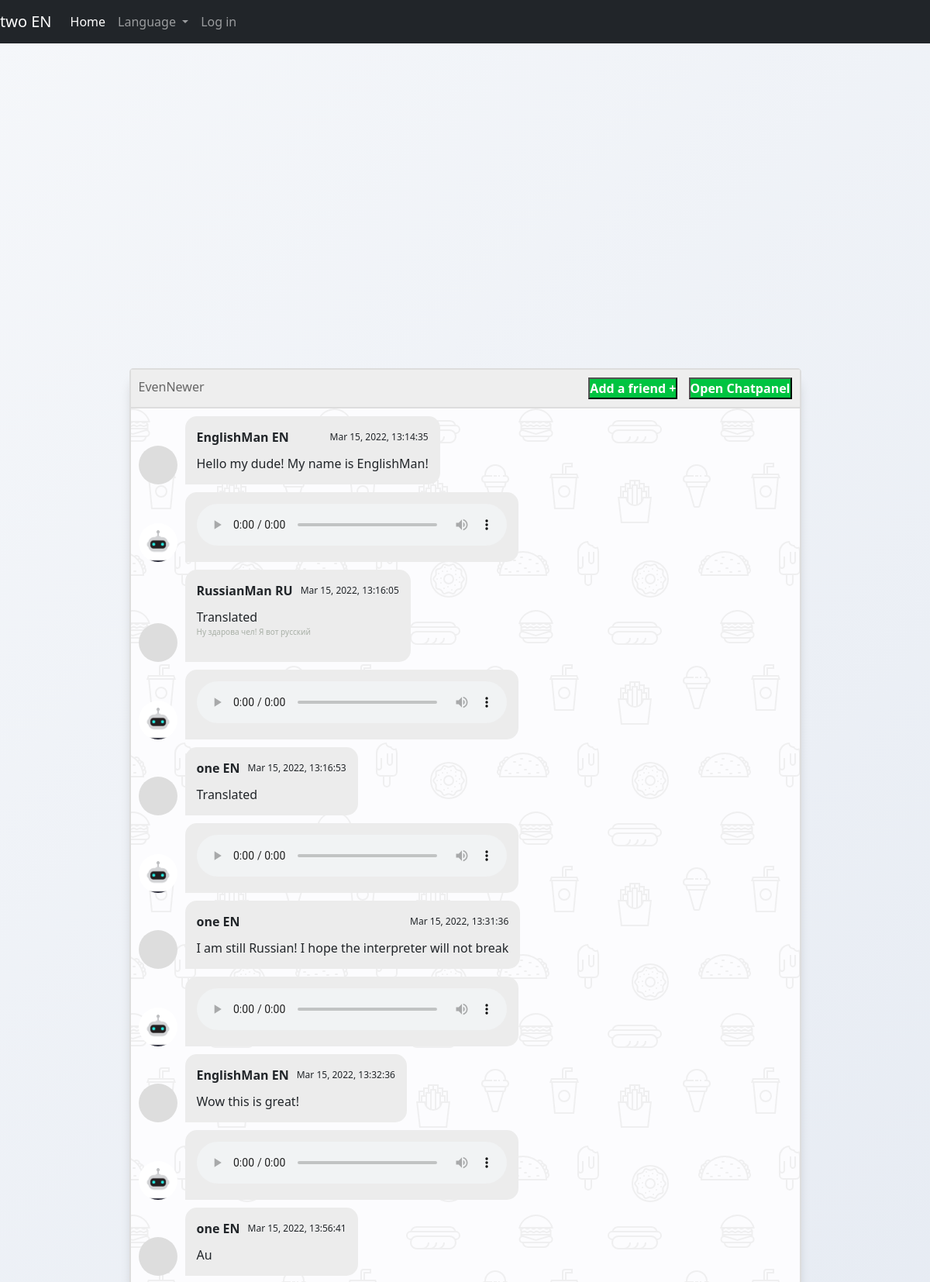
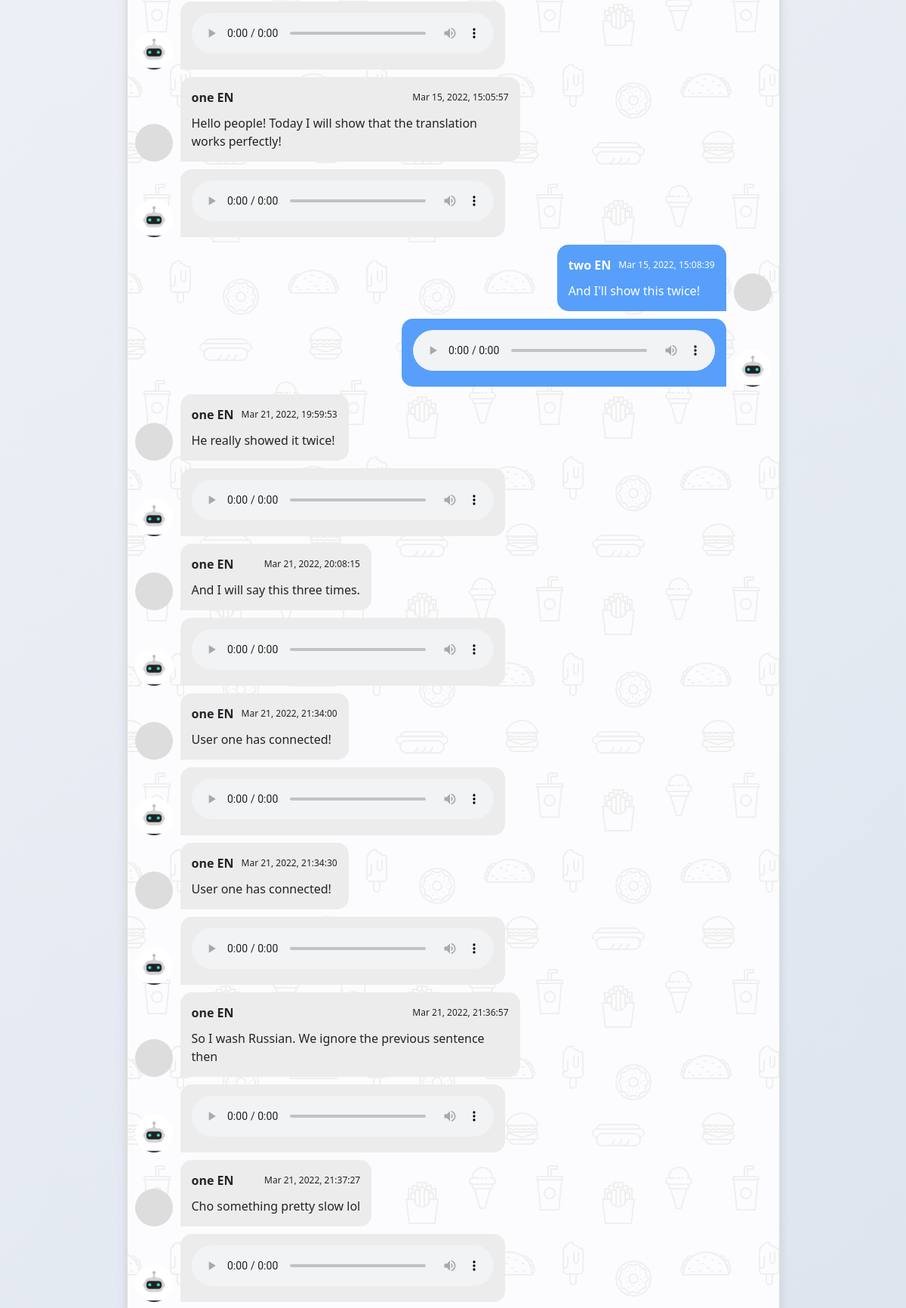
The app's page /chat/1 (signed in, upper part) with its own data (2 pictures, top to bottom).
### app.py (models this page shows, shortened)
class Chat(db.Model):
    __tablename__ = 'chat'
    id = db.Column(db.Integer, primary_key=True)
    chatname = db.Column(db.String(30), nullable=False)

class User(db.Model, UserMixin):
    __tablename__ = 'user'
    id = db.Column(db.Integer, primary_key=True)
    email = db.Column(db.String(30), nullable=False, unique=True)
    username = db.Column(db.String(30), nullable=False)
    password = db.Column(db.String(80), nullable=False)
    lang = db.Column(db.Integer, nullable=False)

class Messages(db.Model):
    id = db.Column(db.Integer, primary_key=True)
    id_sender = db.Column(db.Integer, ForeignKey('user.id'))
    id_chat = db.Column(db.Integer, ForeignKey('chat.id'))
    message_en = db.Column(db.Text, nullable=False)
    message_ru = db.Column(db.Text, nullable=False)
    date = db.Column(db.DateTime, default=datetime.utcnow())

### app.py (the view, shortened to what this page needs)
@login_required
@app.route('/chat/<id>', methods=['GET'])
def chat(id):
    print(id)
    if current_user.is_authenticated:
        if ChatToUser.query.filter_by(id_user=current_user.id, id_chat=int(id)).first():
            print('Ok')
        else:
            print('Denied')
            return redirect(url_for('index'))
        chatName = 'SimpleChat'
        chats = ChatToUser.query.filter_by(id_user=current_user.id).all()
        for i in range(len(chats)):
            chats[i] = Chat.query.filter_by(id=chats[i].id_chat).first()
            if (int(id) == int(chats[i].id)):
                chatName = chats[i].chatname
        msgs = Messages.query.filter_by(id_chat=int(id)).all()
        for i in range(len(msgs)):
            msgs[i] = [msgs[i].id_sender, User.query.filter_by(id=msgs[i].id_sender).first().username,
                       {'EN': msgs[i].message_en, 'RU': msgs[i].message_ru}, msgs[i].date.strftime("%b %d, %Y, %X"),
                       'RU' if User.query.filter_by(id=msgs[i].id_sender).first().lang == 1 else 'EN']
            if current_user.lang == 1:
                temp = msgs[i][2]['RU'].replace('?', '&quest')
                temp = temp.replace(' ', '%20')
                msgs[i].append(f'{path}synthesize/{temp}?src_lang=ru')
            else:
                temp = msgs[i][2]['EN'].replace('?', '&quest')
                temp = temp.replace(' ', '%20')
                msgs[i].append(f'{path}synthesize/{temp}?src_lang=en')
        return render_template("chatPage.html", name=current_user.username + ' ' + ('EN' if current_user.lang == 0 else 'RU'),
                               chats=chats, chatId=id, chatName = chatName,msgs=msgs, my_link="{path}dummy_audio")
    else:
        return redirect(url_for("index"))

### app.py (called while the page is built)
@login_manager.user_loader
def load_user(user_id):
    return User.query.get(int(user_id))

### templates/chatPage.html (shortened to what this page needs)
<!doctype html>
<html lang="ru">
<head>
  <link rel="stylesheet" href="{{ url_for('static', filename='css/friendlist.css') }}">
  <link rel="stylesheet" href="{{ url_for('static', filename='css/main.css') }}">
  <link rel="stylesheet" href="https://cdn.jsdelivr.net/npm/bootstrap@5.1.3/dist/css/bootstrap.min.css">
</head>
<body>
<nav class="navbar navbar-expand-lg navbar-dark fixed-top bg-dark">
    <a class="navbar-brand" id="name_of_person">  {{ name }}</a>
    <div class="collapse navbar-collapse" id="navbarSupportedContent">
      <ul class="navbar-nav mr-auto">
        <li class="nav-item active">
          <a class="nav-link active" aria-current="page" href="/home">Home</a>
        </li>
        <li class="nav-item dropdown">
        <a class="nav-link dropdown-toggle" href="#" id="navbarDropdown" role="button" data-toggle="dropdown" aria-haspopup="true" aria-expanded="false">
          Language
        </a>
        </li>
        <li class="nav-item">
          <a class="nav-link" href="/login">Log in</a>
        </li>
      </ul>
    </div>
</nav>
<section class="msger">
  <header class="msger-header">
    <div class="msger-header-title">
       {{chatName}}
    </div>
    <div class="msger-header-options">
      <button type="submit" onclick="window.location='/addToChat/{{chatId}}'" class="msger-send-btn"
              style="font-size: min(2vw, 16px)">Add a friend
        +</button>
      <button type="submit" id="button1" onclick="openNav()" class="msger-send-btn"
              style="font-size: min(2vw, 16px)">Open Chatpanel</button>
    </div>
  </header>
  <main class="msger-chat">
    {% for ms in msgs %}
      {% if ms[0]==current_user.id%}
        <div class="msg right-msg">
          <div
           class="msg-img"
           style="background-image: url(https://cdn.pixabay.com/photo/2015/10/05/22/37/blank-profile-picture-973460_1280.png)"
          ></div>
          <div class="msg-bubble">
            <div class="msg-info">
              <div class="msg-info-name">{{ms[1] + " " + ms[4]}}</div>
              <div class="msg-info-time">{{ms[3]}}</div>
            </div>
            <div class="msg-text">
              {{ms[2][ms[4]]}}
            </div>
          </div>
        </div>
        <div class="msg right-msg">
          <div
           class="msg-img"
           style=""
          ></div>
          <div class="msg-bubble">
            <div class="msg-text">
              <audio src={{ms[5]}} controls style="width: min(60vw,400px);">Audio tag not supported</audio>
            </div>
          </div>
        </div>
      {% else %}
        <div class="msg left-msg">
          <div
           class="msg-img"
           style="background-image: url(https://cdn.pixabay.com/photo/2015/10/05/22/37/blank-profile-picture-973460_1280.png)"
          ></div>
          <div class="msg-bubble">
            <div class="msg-info">
              <div class="msg-info-name">{{ms[1] + " " + ms[4]}}</div>
              <div class="msg-info-time">{{ms[3]}}</div>
            </div>
            <div class="msg-text">
              {% if (ms[4]=='RU' and current_user.lang==1) or (ms[4]=='EN' and current_user.lang==0) %}
              {{ms[2][ms[4]]}}
              {% else %}
              {{ms[2]['RU' if current_user.lang==1 else 'EN']}}
<p  style="font-size: 10px;color: #A8AFA6">{{ms[2]['RU' if current_user.lang==0 else 'EN']}} </p>
              {% endif %}
            </div>
          </div>
        </div>
        <div class="msg left-msg">
          <div
           class="msg-img"
           style=""
          ></div>
          <div class="msg-bubble">
            <div class="msg-text">
              <audio src={{ms[5]}} controls style="width: min(60vw,400px);">Audio tag not supported</audio>
            </div>
          </div>
        </div>
      {% endif %}
    {% endfor %}
  </main>
</section>
</body>
</html>

### static/css/friendlist.css (style rules this page uses)
html, body { font-family: sans-serif; width: 100%; height: 100%; }

### static/css/main.css (style rules this page uses)
:root { --body-bg: linear-gradient(135deg, #f5f7fa 0%, #c3cfe2 100%); --msger-bg: #fff; --border: 2px solid #ddd; --left-msg-bg: #ececec; --right-msg-bg: #579ffb; }
*, *:before, *:after { margin: 0; padding: 0; box-sizing: inherit; }
body { display: flex; justify-content: center; align-items: center; height: 100vh; background-image: var(--body-bg); font-family: Helvetica, sans-serif; }
.msger { display: flex; flex-flow: column wrap; justify-content: space-between; width: 100%; max-width: 867px; margin: 25px 10px; height: calc(90% - 50px); border: var(--border); border-radius: 5px; background: var(--msger-bg); box-shadow: 0 15px 15px -5px rgba(0, 0, 0, 0.2); }
.msger-header { display: flex; justify-content: space-between; padding: 10px; border-bottom: var(--border); background: #eee; color: #666; }
.msger-chat { flex: 1; overflow-y: auto; padding: 10px; }
.msg { display: flex; align-items: flex-end; margin-bottom: 10px; }
.msg-img { width: 50px; height: 50px; margin-right: 10px; background: #ddd; background-repeat: no-repeat; background-position: center; background-size: cover; border-radius: 50%; }
.msg-bubble { max-width: min(70%,450px); padding: 15px; border-radius: 15px; background: var(--left-msg-bg); }
.msg-info { display: flex; justify-content: space-between; align-items: center; margin-bottom: 10px; }
.msg-info-name { margin-right: 10px; font-weight: bold; }
.msg-info-time { font-size: min(2vw, 12px); }
.left-msg .msg-bubble { border-bottom-left-radius: 0; }
.right-msg { flex-direction: row-reverse; }
.right-msg .msg-bubble { background: var(--right-msg-bg); color: #fff; border-bottom-right-radius: 0; }
.right-msg .msg-img { margin: 0 0 0 10px; }
.msger-send-btn { margin-left: 10px; background: rgb(0, 196, 65); color: #fff; font-weight: bold; cursor: pointer; transition: background 0.23s; }
.msger-chat { background-color: #fcfcfe; }

### records on screen
Chat: chatname "EvenNewer"
User: username "EnglishMan EN", ms "Mar 15, 2022, 13:14:35", message_en "Hello my dude! My name is EnglishMan!", ms "Mar 15, 2022, 13:32:36", message_en "Wow this is great!"
User: username "RussianMan RU", ms "Mar 15, 2022, 13:16:05", message_en "Translated", message_ru "Ну здарова чел! Я вот русский"
User: username "one EN", ms "Mar 15, 2022, 13:16:53", message_en "Translated", ms "Mar 15, 2022, 13:31:36", message_en "I am still Russian! I hope the interpreter will not break", ms "Mar 15, 2022, 13:56:41", message_en "Au", ms "Mar 15, 2022, 15:05:57", message_en "Hello people! Today I will show that the translation works perfectly!", ms "Mar 21, 2022, 19:59:53", message_en "He really showed it twice!", ms "Mar 21, 2022, 20:08:15", message_en "And I will say this three times.", ms "Mar 21, 2022, 21:34:00", message_en "User one has connected!", ms "Mar 21, 2022, 21:34:30", ms "Mar 21, 2022, 21:36:57", message_en "So I wash Russian. We ignore the previous sentence then", ms "Mar 21, 2022, 21:37:27", message_en "Cho something pretty slow lol"
User: username "two EN", ms "Mar 15, 2022, 15:08:39", message_en "And I'll show this twice!"

### other values on screen
{{ name }} "two EN"
